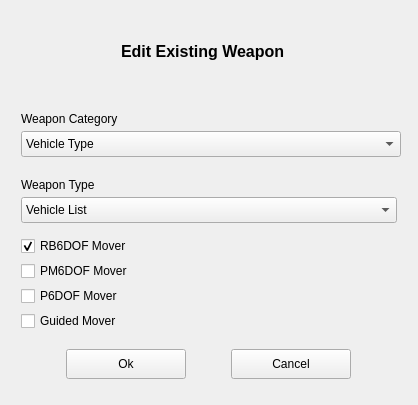
<?xml version="1.0" encoding="UTF-8"?>
<ui version="4.0">
 <class>EditWeaponDialog</class>
 <widget class="QWidget" name="EditWeaponDialog">
  <property name="geometry">
   <rect>
    <x>0</x>
    <y>0</y>
    <width>418</width>
    <height>405</height>
   </rect>
  </property>
  <property name="minimumSize">
   <size>
    <width>418</width>
    <height>405</height>
   </size>
  </property>
  <property name="maximumSize">
   <size>
    <width>418</width>
    <height>405</height>
   </size>
  </property>
  <property name="windowTitle">
   <string>Edit Weapon</string>
  </property>
  <layout class="QGridLayout" name="gridLayout_2">
   <item row="0" column="0">
    <layout class="QVBoxLayout" name="verticalLayout">
     <property name="spacing">
      <number>5</number>
     </property>
     <property name="leftMargin">
      <number>10</number>
     </property>
     <property name="topMargin">
      <number>0</number>
     </property>
     <property name="rightMargin">
      <number>10</number>
     </property>
     <property name="bottomMargin">
      <number>10</number>
     </property>
     <item>
      <layout class="QHBoxLayout" name="horizontalLayout_2">
       <property name="spacing">
        <number>10</number>
       </property>
       <property name="leftMargin">
        <number>10</number>
       </property>
       <property name="topMargin">
        <number>0</number>
       </property>
       <property name="rightMargin">
        <number>10</number>
       </property>
       <property name="bottomMargin">
        <number>0</number>
       </property>
       <item>
        <widget class="QLabel" name="mDialogGraphic">
         <property name="minimumSize">
          <size>
           <width>80</width>
           <height>80</height>
          </size>
         </property>
         <property name="maximumSize">
          <size>
           <width>80</width>
           <height>80</height>
          </size>
         </property>
         <property name="text">
          <string/>
         </property>
         <property name="pixmap">
          <pixmap resource="resources/icons.qrc">:/icons/Light/64x64/weapon.png</pixmap>
         </property>
         <property name="scaledContents">
          <bool>true</bool>
         </property>
        </widget>
       </item>
       <item>
        <widget class="QLabel" name="label_2">
         <property name="minimumSize">
          <size>
           <width>0</width>
           <height>80</height>
          </size>
         </property>
         <property name="maximumSize">
          <size>
           <width>16777215</width>
           <height>80</height>
          </size>
         </property>
         <property name="font">
          <font>
           <pointsize>12</pointsize>
           <weight>75</weight>
           <bold>true</bold>
          </font>
         </property>
         <property name="text">
          <string>Edit Existing Weapon</string>
         </property>
        </widget>
       </item>
      </layout>
     </item>
     <item>
      <widget class="QLabel" name="VehicleCategoryLabel">
       <property name="minimumSize">
        <size>
         <width>0</width>
         <height>30</height>
        </size>
       </property>
       <property name="maximumSize">
        <size>
         <width>16777215</width>
         <height>30</height>
        </size>
       </property>
       <property name="text">
        <string>Weapon Category</string>
       </property>
       <property name="alignment">
        <set>Qt::AlignBottom|Qt::AlignLeading|Qt::AlignLeft</set>
       </property>
      </widget>
     </item>
     <item>
      <widget class="QComboBox" name="mVehicleTypeComboBox">
       <property name="minimumSize">
        <size>
         <width>380</width>
         <height>26</height>
        </size>
       </property>
       <property name="maximumSize">
        <size>
         <width>380</width>
         <height>16777215</height>
        </size>
       </property>
       <item>
        <property name="text">
         <string>Vehicle Type</string>
        </property>
       </item>
      </widget>
     </item>
     <item>
      <widget class="QLabel" name="VehicleTypeLabel">
       <property name="minimumSize">
        <size>
         <width>0</width>
         <height>30</height>
        </size>
       </property>
       <property name="maximumSize">
        <size>
         <width>16777215</width>
         <height>30</height>
        </size>
       </property>
       <property name="text">
        <string>Weapon Type</string>
       </property>
       <property name="alignment">
        <set>Qt::AlignBottom|Qt::AlignLeading|Qt::AlignLeft</set>
       </property>
      </widget>
     </item>
     <item>
      <widget class="QComboBox" name="mVehicleListComboBox">
       <property name="minimumSize">
        <size>
         <width>0</width>
         <height>26</height>
        </size>
       </property>
       <item>
        <property name="text">
         <string>Vehicle List</string>
        </property>
       </item>
      </widget>
     </item>
     <item>
      <spacer name="verticalSpacer">
       <property name="orientation">
        <enum>Qt::Vertical</enum>
       </property>
       <property name="sizeHint" stdset="0">
        <size>
         <width>20</width>
         <height>40</height>
        </size>
       </property>
      </spacer>
     </item>
     <item>
      <widget class="QCheckBox" name="mRigidBodyMoverCheckBox">
       <property name="text">
        <string>RB6DOF Mover</string>
       </property>
       <property name="checked">
        <bool>true</bool>
       </property>
      </widget>
     </item>
     <item>
      <widget class="QCheckBox" name="mPointMassMoverCheckBox">
       <property name="text">
        <string>PM6DOF Mover</string>
       </property>
      </widget>
     </item>
     <item>
      <widget class="QCheckBox" name="mP6DofMoverCheckBox">
       <property name="text">
        <string>P6DOF Mover</string>
       </property>
       <property name="checked">
        <bool>false</bool>
       </property>
      </widget>
     </item>
     <item>
      <widget class="QCheckBox" name="mGuidedMoverCheckBox">
       <property name="text">
        <string>Guided Mover</string>
       </property>
      </widget>
     </item>
     <item>
      <spacer name="verticalSpacer_2">
       <property name="orientation">
        <enum>Qt::Vertical</enum>
       </property>
       <property name="sizeHint" stdset="0">
        <size>
         <width>20</width>
         <height>40</height>
        </size>
       </property>
      </spacer>
     </item>
     <item>
      <layout class="QHBoxLayout" name="horizontalLayout">
       <property name="spacing">
        <number>5</number>
       </property>
       <property name="leftMargin">
        <number>5</number>
       </property>
       <property name="topMargin">
        <number>5</number>
       </property>
       <property name="rightMargin">
        <number>5</number>
       </property>
       <property name="bottomMargin">
        <number>5</number>
       </property>
       <item>
        <widget class="QPushButton" name="mOkButton">
         <property name="minimumSize">
          <size>
           <width>0</width>
           <height>30</height>
          </size>
         </property>
         <property name="maximumSize">
          <size>
           <width>120</width>
           <height>16777215</height>
          </size>
         </property>
         <property name="text">
          <string>Ok</string>
         </property>
        </widget>
       </item>
       <item>
        <widget class="QPushButton" name="mCancelButton">
         <property name="minimumSize">
          <size>
           <width>0</width>
           <height>30</height>
          </size>
         </property>
         <property name="maximumSize">
          <size>
           <width>120</width>
           <height>16777215</height>
          </size>
         </property>
         <property name="text">
          <string>Cancel</string>
         </property>
        </widget>
       </item>
      </layout>
     </item>
    </layout>
   </item>
  </layout>
 </widget>
 <resources>
  <include location="resources/icons.qrc"/>
 </resources>
 <connections/>
</ui>
